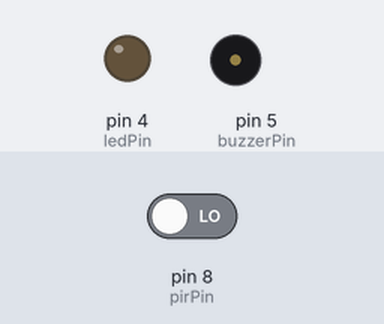
The sketch below on a simulated Arduino Uno, built with avr-gcc and run on an emulated ATmega328P. On the bench: output pins drawn as LEDs (lit = HIGH), buzzer (waves = sounding). The test bench sets the inputs (shaded band); at power-on: pin 8 (pirPin) LOW. What the sketch prints to the serial monitor is not drawn.

Above: at 1.2 s.
1.3 s: pin 8 (pirPin) driven HIGH
At 1.7 s:
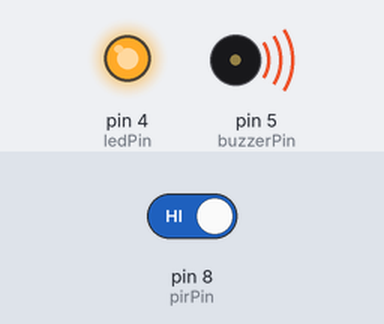
At 2.2 s:
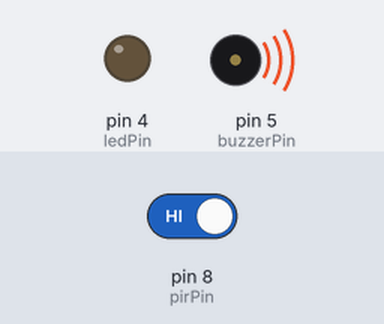
Timing chart, 0 to 13.3 s (numbered marks = the images above; inputs shaded):
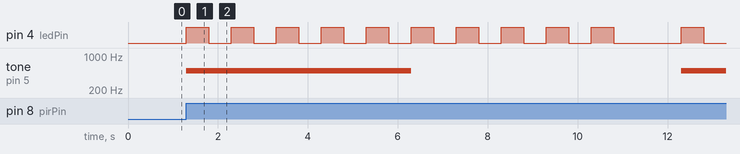

The sketch:

test2.ino
```cpp
#include <SPI.h>
#include <Wire.h>

// Define pins
const int pirPin = 8;
const int buzzerPin = 5;
const int ledPin = 4;

void setup() {
  pinMode(pirPin, INPUT);
  pinMode(buzzerPin, OUTPUT);
  pinMode(ledPin, OUTPUT);
  // pinMode(cameraTriggerPin, OUTPUT);

  Serial.begin(9600); // Start serial communication
}

void loop() {
  int pirState = digitalRead(pirPin);

  if (pirState == HIGH) {
    tone(buzzerPin, 500, 5000);
    // digitalWrite(cameraTriggerPin, HIGH); // Trigger camera to take photo
    blinkLED(); // Blink LED

    // Send signal to external system for notification
    Serial.println("INTRUDER DETECTED");

    delay(1000); // Wait for 10 seconds before resetting
  } else {
    noTone(buzzerPin);
    digitalWrite(ledPin, LOW);
    // digitalWrite(cameraTriggerPin, LOW);
  }
}

void blinkLED() {
  for (int i = 0; i < 10; i++) {
    digitalWrite(ledPin, HIGH);
    delay(500);
    digitalWrite(ledPin, LOW);
    delay(500);
  }
}
```

Measured:
- after the input at 1.3 s, pin 4 (ledPin): goes 9 × (HIGH 0.50 s, LOW 0.50 s), HIGH 0.50 s, LOW 1.5 s, HIGH 0.50 s, then LOW, starting at once; tone on pin 5 (buzzerPin): silent → 500 Hz at once, → silent 5.0 s later, → 500 Hz 6.0 s later
